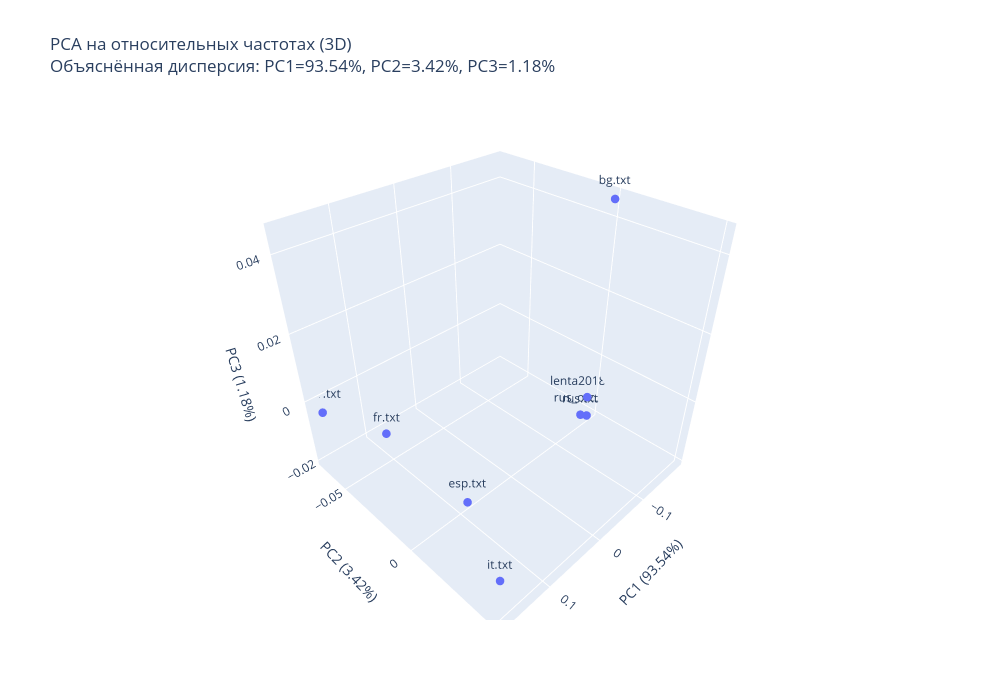

Notebook source saved alongside this figure:
### Code cell
# Ячейка 6: PCA на относительных частотах (без нормализации) - 3D
# Подготовка данных для PCA
X_raw = freq_matrix.values
filenames = freq_matrix.index.tolist()

# PCA без нормализации - 3 компоненты
pca_raw = PCA(n_components=3)
X_pca_raw = pca_raw.fit_transform(X_raw)

# Создание DataFrame для визуализации
pca_df_raw = pd.DataFrame({
    'PC1': X_pca_raw[:, 0],
    'PC2': X_pca_raw[:, 1],
    'PC3': X_pca_raw[:, 2],
    'filename': filenames
})

# График PCA без нормализации - 3D
fig_pca_raw = px.scatter_3d(
    pca_df_raw,
    x='PC1',
    y='PC2',
    z='PC3',
    text='filename',
    title=f'PCA на относительных частотах (3D)<br>'
          f'Объяснённая дисперсия: PC1={pca_raw.explained_variance_ratio_[0]:.2%}, '
          f'PC2={pca_raw.explained_variance_ratio_[1]:.2%}, '
          f'PC3={pca_raw.explained_variance_ratio_[2]:.2%}',
    labels={'PC1': f'PC1 ({pca_raw.explained_variance_ratio_[0]:.2%})',
            'PC2': f'PC2 ({pca_raw.explained_variance_ratio_[1]:.2%})',
            'PC3': f'PC3 ({pca_raw.explained_variance_ratio_[2]:.2%})'}
)

fig_pca_raw.update_traces(textposition='top center', marker_size=5)
fig_pca_raw.update_layout(height=700, width=1000)
fig_pca_raw.show()

print(f"✓ PCA без нормализации построен (3D)")
print(f"  Суммарная объяснённая дисперсия (3 компоненты): {sum(pca_raw.explained_variance_ratio_):.2%}")

### Figure 1 — Plotly figure (JSON) as saved in the notebook; plotly's stock layout.template omitted (floating-point values rounded to 4 significant figures)
{"data": [{"hovertemplate": "PC1 (93.54%)=%{x}<br>PC2 (3.42%)=%{y}<br>PC3 (1.18%)=%{z}<br>filename=%{text}<extra></extra>", "legendgroup": "", "marker": {"color": "#636efa", "size": 5, "symbol": "circle"}, "mode": "markers+text", "name": "", "scene": "scene", "showlegend": false, "text": ["lenta2018.txt", "bg.txt", "esp.txt", "fr.txt", "ger.txt", "it.txt", "rus.txt", "rus_orcs.txt"], "textposition": "top center", "type": "scatter3d", "x": [-0.1717, -0.1877, 0.1739, 0.171, 0.1691, 0.1751, -0.1529, -0.1769], "y": [7.465e-05, 0.0003055, 0.03343, -0.01535, -0.06952, 0.05011, 0.001271, -0.0003275], "z": [-0.01207, 0.04499, 0.007204, 0.007629, -0.004057, -0.008073, -0.01614, -0.01949]}], "layout": {"height": 700, "legend": {"tracegroupgap": 0}, "scene": {"domain": {"x": [0, 1], "y": [0, 1]}, "xaxis": {"title": {"text": "PC1 (93.54%)"}}, "yaxis": {"title": {"text": "PC2 (3.42%)"}}, "zaxis": {"title": {"text": "PC3 (1.18%)"}}}, "title": {"text": "PCA на относительных частотах (3D)<br>Объяснённая дисперсия: PC1=93.54%, PC2=3.42%, PC3=1.18%"}, "width": 1000}}
